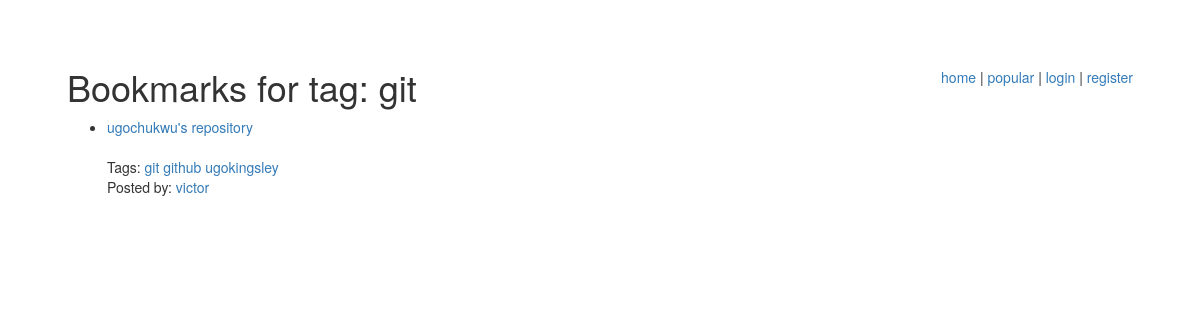
Page /bookmarks/tag/git/ on the earlier database version.
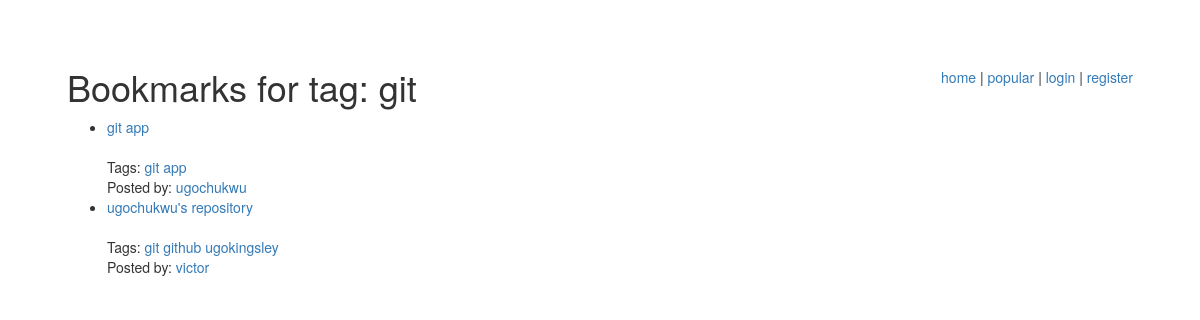
Same page on the later database version.
### bookmarks/models.py (models this page shows, shortened)
class Bookmark(models.Model):
    title = models.CharField(max_length=200)
    user = models.ForeignKey(User)
    link = models.ForeignKey(Link)

class Tag(models.Model):
    name = models.CharField(max_length=64, unique=True)
    bookmarks = models.ManyToManyField(Bookmark)

### bookmarks/views.py (the view)
# urls.py: url(r'^tag/([^\s]+)/$', views.tag_page, name='tag_page'),
def tag_page(request, tag_name):
    tag = get_object_or_404(Tag, name=tag_name)
    bookmarks = tag.bookmarks.order_by('-id')
    variables = RequestContext(request, {
        'bookmarks': bookmarks,
        'tag_name': tag_name,
        'show_tags': True,
        'show_user': True
    })
    return render_to_response('bookmarks/tag_page.html', variables)

### bookmarks/templates/bookmarks/tag_page.html (shortened to what this page needs)
{% extends "bookmarks/base.html" %}
{% block head %}Bookmarks for tag: {{ tag_name |escape }}{% endblock%}
{% block content %}
{% include "bookmarks/bookmark_list.html" %}
{% endblock %}

### bookmarks/templates/bookmarks/bookmark_list.html (shortened to what this page needs)
{% if bookmarks %}
<ul class="bookmarks">
    {% for bookmark in bookmarks %}
        <li>        <a href="{{ bookmark.link.url | escape }}" class="title">          {{ bookmark.title | escape }}</a>        <br />
                    <br />
        {% if show_tags %}
            Tags:
            {% if bookmark.tag_set.all %}
            <ul class="tags">
                {% for tag in bookmark.tag_set.all %}
                    <li> <a href="/bookmarks/tag/{{ tag.name | urlencode  }}/">{{ tag.name |escape }}</a></li>
                {% endfor %}
            </ul>
            {% else %}
                None.
            {% endif %}
            <br />
        {% endif %}
        {% if show_user %}
            Posted by: <a href="/bookmarks/user/{{ bookmark.user.username }}/"class="username">{{ bookmark.user.username }}</a>
        {% endif %}
        </li>
    {% endfor %}
</ul>
{% else %}
    <p>No bookmarks found.</p>
{% endif %}

Differences in the rows shown:
added Bookmark: title "git app", user.username "ugochukwu", Tag (name "git")
added Tag: name "app", shown under "git app"
